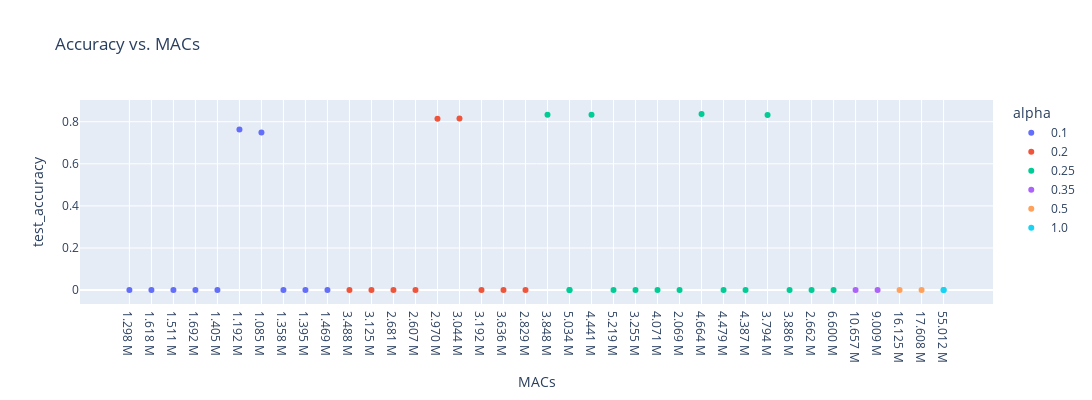

This figure's notebook cell:
### Code cell
### TODO: Clean up accuracy plots
macs_accuracy_fig = px.scatter(
    mbnv2_df,
    x="MACs",
    y="test_accuracy",
    color="alpha",
    hover_data=["run_name","alpha", "macs_mltk", "total_params", "peak_memory_kb"],
    #size="tflite_model_INT8_size_kb",
    #labels={"total_params": "parameters", "OPS_INT8_mltk": "FLOPs"},
    title=f"Accuracy vs. MACs",
)
macs_accuracy_fig.update_layout(showlegend=True, width=1200, height=400)

macs_accuracy_fig.show()

### Figure 1 — Plotly figure (JSON) as saved in the notebook; plotly's stock layout.template omitted (floating-point values rounded to 4 significant figures)
{"data": [{"customdata": [["mobilenetv2_0.1_96_c3_o2_t3l1024.MV1", "0.1", 1298435, 53810, 54], ["mobilenetv2_0.1_96_c3_o2_t6l1024.MV1", "0.1", 1617926, 67766, 54], ["mobilenetv2_0.1_96_c3_o2_t5l1024.MV1", "0.1", 1511429, 63114, 54], ["mobilenetv2_0.1_96_c3_o2_l5", "0.1", 1692166, 77494, 54], ["mobilenetv2_0.1_96_c3_o2_t4l1024.MV1", "0.1", 1404932, 58462, 54], ["mobilenetv2_0.1_96_c3_o2_t2l1024.MV1", "0.1", 1191938, 49158, 54], ["mobilenetv2_0.1_96_c3_o2_t1l1024.MV1", "0.1", 1085441, 44506, 54], ["mobilenetv2_0.1_96_c3_o2_t6l128.MV1", "0.1", 1358086, 33718, 54], ["mobilenetv2_0.1_96_c3_o2_t6l256.MV1", "0.1", 1395206, 38582, 54], ["mobilenetv2_0.1_96_c3_o2_t6l512.MV1", "0.1", 1469446, 48310, 54]], "hovertemplate": "alpha=%{customdata[1]}<br>MACs=%{x}<br>test_accuracy=%{y}<br>run_name=%{customdata[0]}<br>macs_mltk=%{customdata[2]}<br>total_params=%{customdata[3]}<br>peak_memory_kb=%{customdata[4]}<extra></extra>", "legendgroup": "0.1", "marker": {"color": "#636efa", "symbol": "circle"}, "mode": "markers", "name": "0.1", "orientation": "v", "showlegend": true, "type": "scatter", "x": ["1.298 M", "1.618 M", "1.511 M", "1.692 M", "1.405 M", "1.192 M", "1.085 M", "1.358 M", "1.395 M", "1.469 M"], "xaxis": "x", "y": [0, 0, 0, 0, 0, 0.763, 0.7488, 0, 0, 0], "yaxis": "y"}, {"customdata": [["mobilenetv2_0.2_96_c3_o2_t6l1024.MV1", "0.2", 3487946, 163666, 54], ["mobilenetv2_0.2_96_c3_o2_t5l1024.MV1", "0.2", 3125075, 148594, 54], ["mobilenetv2_0.2_96_c3_o2_t5l256.MV1", "0.2", 2681171, 94834, 54], ["mobilenetv2_0.2_96_c3_o2_t5l128.MV1", "0.2", 2607187, 85874, 54], ["mobilenetv2_0.2_96_c3_o2_t6l128.MV1", "0.2", 2970058, 100946, 54], ["mobilenetv2_0.2_96_c3_o2_t6l256.MV1", "0.2", 3044042, 109906, 54], ["mobilenetv2_0.2_96_c3_o2_t6l512.MV1", "0.2", 3192010, 127826, 54], ["mobilenetv2_0.2_96_c3_o2_l5", "0.2", 3635914, 181586, 54], ["mobilenetv2_0.2_96_c3_o2_t5l512.MV1", "0.2", 2829139, 112754, 54]], "hovertemplate": "alpha=%{customdata[1]}<br>MACs=%{x}<br>test_accuracy=%{y}<br>run_name=%{customdata[0]}<br>macs_mltk=%{customdata[2]}<br>total_params=%{customdata[3]}<br>peak_memory_kb=%{customdata[4]}<extra></extra>", "legendgroup": "0.2", "marker": {"color": "#EF553B", "symbol": "circle"}, "mode": "markers", "name": "0.2", "orientation": "v", "showlegend": true, "type": "scatter", "x": ["3.488 M", "3.125 M", "2.681 M", "2.607 M", "2.970 M", "3.044 M", "3.192 M", "3.636 M", "2.829 M"], "xaxis": "x", "y": [0, 0, 0, 0, 0.8143, 0.8157, 0, 0, 0], "yaxis": "y"}, {"customdata": [["mobilenetv2_0.25_96_c3_o2_t4l1024.MV1", "0.25", 3848000, 181522, 54], ["mobilenetv2_0.25_96_c3_o2_t6l1024.MV1", "0.25", 5033696, 227306, 67.5], ["mobilenetv2_0.25_96_c3_o2_t5l1024.MV1", "0.25", 4440848, 204414, 56.25], ["mobilenetv2_0.25_96_c3_o2_t6l1024.GAP", "0.25", 5033696, 227306, 67.5], ["mobilenetv2_0.25_96_c3_o2_l5", "0.25", 5218528, 249322, 67.5], ["mobilenetv2_0.25_96_c3_o2_t3l1024.MV1", "0.25", 3255152, 158630, 54], ["mobilenetv2_0.25_96_c3_o2_t5l512.MV1", "0.25", 4071184, 160382, 56.25], ["mobilenetv2_0.25_96_c3_o2_t1l1024.MV1", "0.25", 2069456, 112846, 54], ["mobilenetv2_0.25_96_c3_o2_t6l512.MV1", "0.25", 4664032, 183274, 67.5], ["mobilenetv2_0.25_96_c3_o2_t6l256.MV1", "0.25", 4479200, 161258, 67.5], ["mobilenetv2_0.25_96_c3_o2_t6l128.MV1", "0.25", 4386784, 150250, 67.5], ["mobilenetv2_0.25_96_c3_o2_t5l128.MV1", "0.25", 3793936, 127358, 56.25], ["mobilenetv2_0.25_96_c3_o2_t5l256.MV1", "0.25", 3886352, 138366, 56.25], ["mobilenetv2_0.25_96_c3_o2_t2l1024.MV1", "0.25", 2662304, 135738, 54], ["mobilenetv2_0.25_96_c3_o2_keras", "0.25", 6600352, 251330, 220.5]], "hovertemplate": "alpha=%{customdata[1]}<br>MACs=%{x}<br>test_accuracy=%{y}<br>run_name=%{customdata[0]}<br>macs_mltk=%{customdata[2]}<br>total_params=%{customdata[3]}<br>peak_memory_kb=%{customdata[4]}<extra></extra>", "legendgroup": "0.25", "marker": {"color": "#00cc96", "symbol": "circle"}, "mode": "markers", "name": "0.25", "orientation": "v", "showlegend": true, "type": "scatter", "x": ["3.848 M", "5.034 M", "4.441 M", "5.034 M", "5.219 M", "3.255 M", "4.071 M", "2.069 M", "4.664 M", "4.479 M", "4.387 M", "3.794 M", "3.886 M", "2.662 M", "6.600 M"], "xaxis": "x", "y": [0.8334, 0, 0.8335, 0, 0, 0, 0, 0, 0.8369, 0, 0, 0.8322, 0, 0, 0], "yaxis": "y"}, {"customdata": [["mobilenetv2_0.35_96_c3_o2_keras", "0.35", 10656688, 412770, 220.5], ["mobilenetv2_0.35_96_c3_o2_l5", "0.35", 9008662, 402934, 84.38]], "hovertemplate": "alpha=%{customdata[1]}<br>MACs=%{x}<br>test_accuracy=%{y}<br>run_name=%{customdata[0]}<br>macs_mltk=%{customdata[2]}<br>total_params=%{customdata[3]}<br>peak_memory_kb=%{customdata[4]}<extra></extra>", "legendgroup": "0.35", "marker": {"color": "#ab63fa", "symbol": "circle"}, "mode": "markers", "name": "0.35", "orientation": "v", "showlegend": true, "type": "scatter", "x": ["10.657 M", "9.009 M"], "xaxis": "x", "y": [0, 0], "yaxis": "y"}, {"customdata": [["mobilenetv2_0.5_96_c3_o2_l5", "0.5", 16125376, 705346, 135], ["mobilenetv2_0.5_96_c3_o2_keras", "0.5", 17608000, 708786, 220.5]], "hovertemplate": "alpha=%{customdata[1]}<br>MACs=%{x}<br>test_accuracy=%{y}<br>run_name=%{customdata[0]}<br>macs_mltk=%{customdata[2]}<br>total_params=%{customdata[3]}<br>peak_memory_kb=%{customdata[4]}<extra></extra>", "legendgroup": "0.5", "marker": {"color": "#FFA15A", "symbol": "circle"}, "mode": "markers", "name": "0.5", "orientation": "v", "showlegend": true, "type": "scatter", "x": ["16.125 M", "17.608 M"], "xaxis": "x", "y": [0, 0], "yaxis": "y"}, {"customdata": [["mobilenetv2_1_96_c3_o2_l5", "1.0", 55011712, 2260546, 270], ["mobilenetv2_1_96_c3_o2_keras", "1.0", 55011712, 2260546, 441.1]], "hovertemplate": "alpha=%{customdata[1]}<br>MACs=%{x}<br>test_accuracy=%{y}<br>run_name=%{customdata[0]}<br>macs_mltk=%{customdata[2]}<br>total_params=%{customdata[3]}<br>peak_memory_kb=%{customdata[4]}<extra></extra>", "legendgroup": "1.0", "marker": {"color": "#19d3f3", "symbol": "circle"}, "mode": "markers", "name": "1.0", "orientation": "v", "showlegend": true, "type": "scatter", "x": ["55.012 M", "55.012 M"], "xaxis": "x", "y": [0, 0], "yaxis": "y"}], "layout": {"height": 400, "legend": {"title": {"text": "alpha"}, "tracegroupgap": 0}, "showlegend": true, "title": {"text": "Accuracy vs. MACs"}, "width": 1200, "xaxis": {"anchor": "y", "domain": [0, 1], "title": {"text": "MACs"}}, "yaxis": {"anchor": "x", "domain": [0, 1], "title": {"text": "test_accuracy"}}}}
